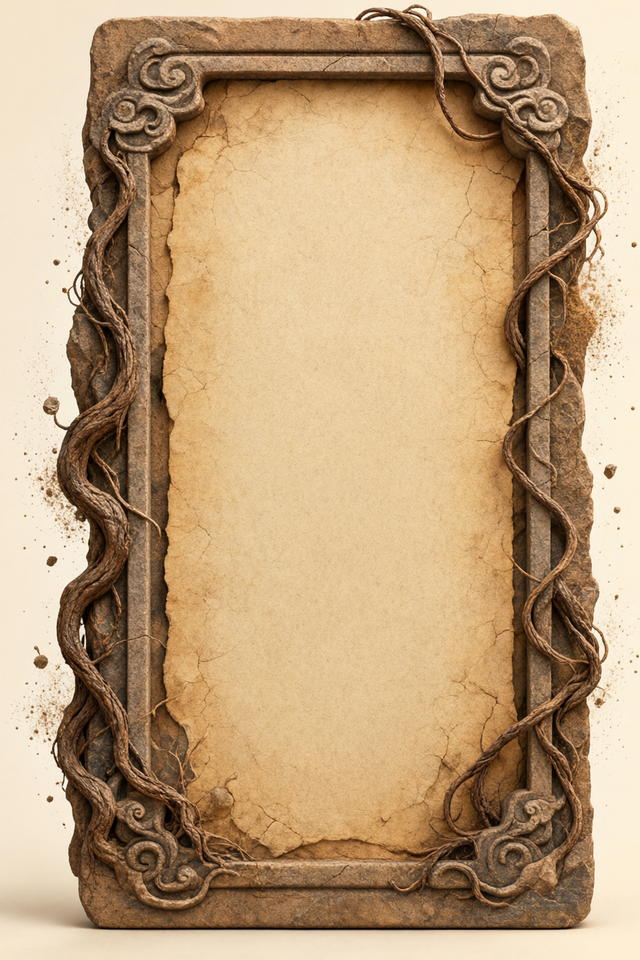
#> input picture tools/talisman_card_src/talisman_card_earth.png, 640 x 960 px
$ python prep_god_altar_v2.py --src talisman_card_src/talisman_card_earth.png
#> lines starting #> are read from the running program, lines starting #| are printed output that depends on the picture; after the words box and inside, x2 and y2 are one past the last pixel; in counts of white or black regions, pixels touching at a corner belong together
"""铸神祭坛立绘 v2（2026-11-13）

旧版（prep_god_altar_art.py::_altar）是从一张庭院实景里裁出来的，靠**椭圆羽化**
把底座周围的地砖渐隐 —— 实机看就是一圈白灰雾边 + 底部没抠干净的地面。

v2 改成：以旧图为设计母本重绘（纯色背景）→ 从边框做连通泛洪 → 真剪影 +
软边 + 去背景色溢色，不再用椭圆遮罩。

用法：
  python tools/prep_god_altar_v2.py --src <重绘图.png> [--out 输出.png]
"""
import argparse
import os
import sys

import numpy as np
from PIL import Image, ImageDraw, ImageFilter

sys.stdout.reconfigure(encoding="utf-8")

ROOT = os.path.dirname(os.path.dirname(os.path.abspath(__file__)))
DEFAULT_OUT = os.path.join(ROOT, "assets/scenes/world/god_altar.png")
BACKUP = os.path.join(ROOT, ".scratch/god_altar/god_altar_before.png")


def key_out(im: Image.Image, t0: float, t1: float) -> Image.Image:
    rgb = np.asarray(im.convert("RGB")).astype(np.float32)
    h, w = rgb.shape[:2]
    # 背景色：边框一圈的中位数（背景是纯色，中位数比均值抗溢出）
    ring = np.concatenate([
        rgb[0:3].reshape(-1, 3), rgb[h - 3:h].reshape(-1, 3),
        rgb[:, 0:3].reshape(-1, 3), rgb[:, w - 3:w].reshape(-1, 3)])
    bg = np.median(ring, axis=0)
    # 切比雪夫距离：三通道任一偏离都算，抗「背景渐变到暗红」
    d = np.abs(rgb - bg).max(axis=2)

    bg_like = (d < t0).astype(np.uint8) * 255
    m = Image.fromarray(bg_like, "L").copy()
    for x in range(w):
        for y in (0, h - 1):
            if m.getpixel((x, y)) == 255:
                ImageDraw.floodfill(m, (x, y), 128)
    for y in range(h):
        for x in (0, w - 1):
            if m.getpixel((x, y)) == 255:
                ImageDraw.floodfill(m, (x, y), 128)
    outside = np.asarray(m) == 128          # 与边框连通的背景
    inside_bg = (np.asarray(m) == 255)      # 被主体包住的同色区（比如晶柱里的暗红）→ 保留

    # 软边：距离在 [t0, t1] 之间给半透明，只对紧贴轮廓的一圈生效
    soft = np.clip((d - t0) / max(t1 - t0, 1e-3), 0.0, 1.0)
    alpha = np.where(outside, 0.0, 1.0).astype(np.float32)
    near = np.asarray(
        Image.fromarray((outside * 255).astype(np.uint8), "L")
        .filter(ImageFilter.MaxFilter(5))) > 0
    alpha = np.where(near & ~outside, soft, alpha)
    alpha = np.where(inside_bg, 1.0, alpha)

    a = Image.fromarray((alpha * 255).astype(np.uint8), "L")
    # 去孤立噪点 + 1px 羽化（只动 alpha，不动颜色）
    a = a.filter(ImageFilter.MinFilter(3)).filter(ImageFilter.GaussianBlur(0.7))
    alpha = np.asarray(a).astype(np.float32) / 255.0

    # 去溢色：边缘像素把背景色成分减掉，免得留一圈红边
    a3 = alpha[..., None]
    fg = (rgb - (1.0 - a3) * bg) / np.maximum(a3, 1e-3)
    fg = np.clip(fg, 0, 255)

    # 贴着轮廓的「背景色碎屑」：石头底边常夹着几个没被泛洪吃到的背景色像素
    # （放大看是一排亮红点）。凡是**颜色还是背景色**、又紧挨着透明区的，一律清掉。
    near_out = np.asarray(
        Image.fromarray((outside * 255).astype(np.uint8), "L")
        .filter(ImageFilter.MaxFilter(9))) > 0
    # 判据一：颜色还是背景色；判据二：红得发亮（背景红和火焰边缘都这样，
    # 石台/金链/粉晶都到不了 «r - max(g,b) > 90» 这档）
    redness = rgb[..., 0] - np.maximum(rgb[..., 1], rgb[..., 2])
    speckle = ((d < t0) | (redness > 90.0)) & near_out
    alpha = np.where(speckle, 0.0, alpha)
    out = np.dstack([fg, alpha * 255.0]).astype(np.uint8)
    return Image.fromarray(out, "RGBA")


def neutralize_base_rim(im: Image.Image, keep: float = 0.85) -> Image.Image:
    """台基底边那圈「暖红反光」：AI 出图在石头缝里带了一圈红，
    放大看不见、缩到 170px 实机尺寸就成了一圈红边。
    只处理**下半部分 + 贴着透明轮廓 3px + 暖红但不亮**的像素，
    把它们按亮度去色（不删，免得在石头上开洞）；火焰边缘（够亮 / g 高）不碰。"""
    arr = np.asarray(im).astype(np.float32)
    h, w = arr.shape[:2]
    a = arr[..., 3]
    zero = (a < 8)
    near = np.asarray(
        Image.fromarray((zero * 255).astype(np.uint8), "L")
        .filter(ImageFilter.MaxFilter(7))) > 0
    rgb = arr[..., :3]
    red = rgb[..., 0] - np.maximum(rgb[..., 1], rgb[..., 2])
    yy = np.arange(h)[:, None] * np.ones((1, w), bool)
    # 台基缝里的红不一定贴着外轮廓（夹在石头缝里），所以不要求 near；
    # 用「g 低」把火焰排掉：火焰 g≈140+，缝里的红 g≈90
    mask = (yy > h * 0.45) & (red > 55.0) & (rgb[..., 0] < 235.0)         & (rgb[..., 1] < 130.0)
    gray = (0.299 * rgb[..., 0] + 0.587 * rgb[..., 1] + 0.114 * rgb[..., 2])[..., None]
    rgb_new = np.where(mask[..., None], rgb * (1.0 - keep) + gray * keep, rgb)
    arr[..., :3] = np.clip(rgb_new, 0, 255)
    return Image.fromarray(arr.astype(np.uint8), "RGBA")


def drop_bottom_shadow(im: Image.Image, band: float = 0.10) -> Image.Image:
    """AI 出图底部常拖一层贴地灰雾。只削「低饱和 + 暗」的像素，
    石台台阶本身有明确轮廓、色相偏青灰，用饱和度/亮度两个条件能分开。"""
    arr = np.asarray(im).astype(np.float32)
    h = arr.shape[0]
    top = int(h * (1.0 - band))
    rgb = arr[..., :3] / 255.0
    mx = rgb.max(axis=2)
    mn = rgb.min(axis=2)
    sat = np.where(mx > 1e-4, (mx - mn) / np.maximum(mx, 1e-4), 0.0)
    dark = mx < 0.62
    grayish = sat < 0.10
    mask = np.zeros((h, arr.shape[1]), bool)
    mask[top:] = True
    kill = mask & dark & grayish
    arr[..., 3] = np.where(kill, 0.0, arr[..., 3])
    return Image.fromarray(np.clip(arr, 0, 255).astype(np.uint8), "RGBA")


def main() -> None:
    ap = argparse.ArgumentParser()
    ap.add_argument("--src", required=True)
    ap.add_argument("--out", default=DEFAULT_OUT)
    ap.add_argument("--t0", type=float, default=34.0)
    ap.add_argument("--t1", type=float, default=78.0)
    ap.add_argument("--shadow-band", type=float, default=0.10)
    ap.add_argument("--size", type=int, default=512)
    args = ap.parse_args()

    im = Image.open(args.src).convert("RGBA")
    keyed = key_out(im, args.t0, args.t1)
#> in key_out, `bg = np.median(ring, axis=0)`: bg = [247, 232, 210]
#> in key_out, `bg_like = (d < t0).astype(np.uint8) * 255`:
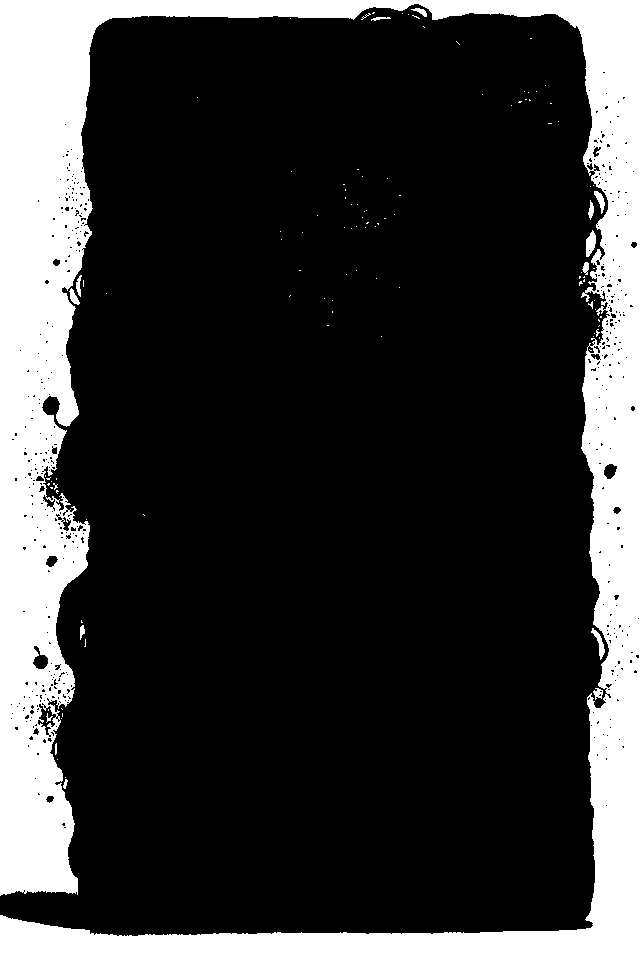
#> bg_like: shape (960, 640); 21.9% white; 114 white regions (99 under 20 px), largest, box (x1, y1, x2, y2) and area: (0, 0, 640, 960) 133242, (586, 230, 596, 257) 182, (591, 628, 605, 660) 149
#> after the loop in key_out, `for x in range(w):`:
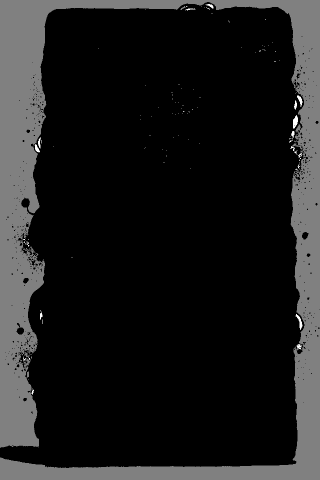
#> m: PIL image 640x960 L (shown at 1/2 size); min 0, max 255, mean 28.3
    keyed = drop_bottom_shadow(keyed, args.shadow_band)
    keyed = neutralize_base_rim(keyed)
#> in neutralize_base_rim, `gray = (0.299 * rgb[..., 0] + 0.587 * rgb[..., 1] + 0.114 * rgb[..., 2..`:
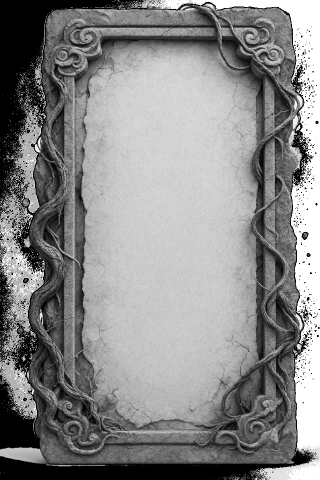
#> gray: shape (960, 640, 1) float32 (shown at 1/2 size); min 0, max 255, mean 137.3
#> in neutralize_base_rim, `arr[..., :3] = np.clip(rgb_new, 0, 255)`:
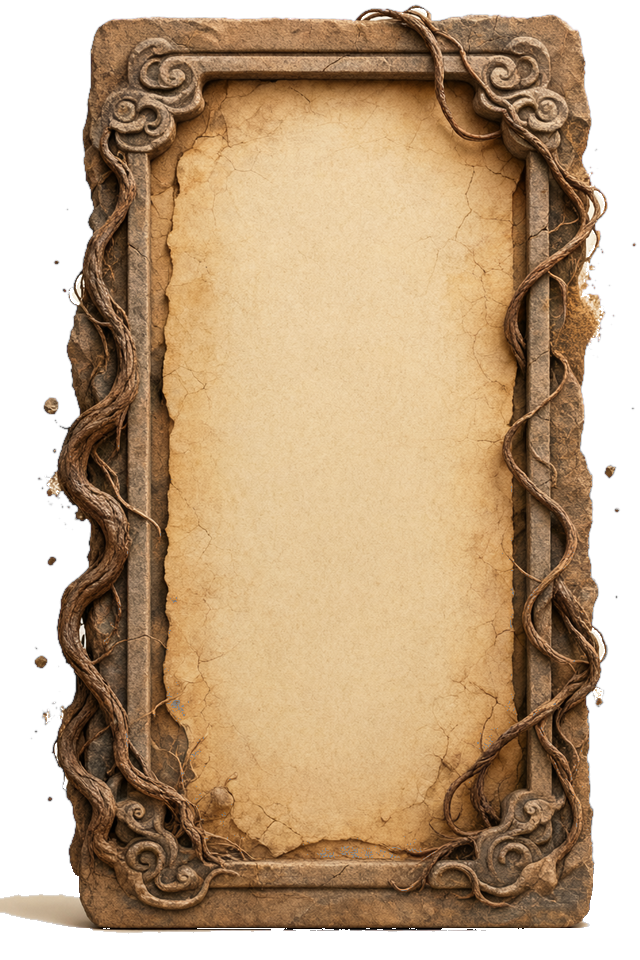
#> arr: shape (960, 640, 4) float32; mean R, G, B, A 153.3, 135.5, 105.7, 196.3; transparent parts drawn white

    bbox = keyed.getchannel("A").point(lambda v: 255 if v > 8 else 0).getbbox()
#> bbox = (0, 4, 637, 934)
    keyed = keyed.crop(bbox)
    side_w, side_h = keyed.size
    # 左右 6%、上下 4% 留白，再按高度缩到目标尺寸
    pad_x = int(side_w * 0.06)
    pad_y = int(side_h * 0.04)
    canvas = Image.new("RGBA", (side_w + 2 * pad_x, side_h + 2 * pad_y), (0, 0, 0, 0))
#> canvas: PIL image 713x1004 RGBA; every value is 0
    canvas.paste(keyed, (pad_x, pad_y), keyed)
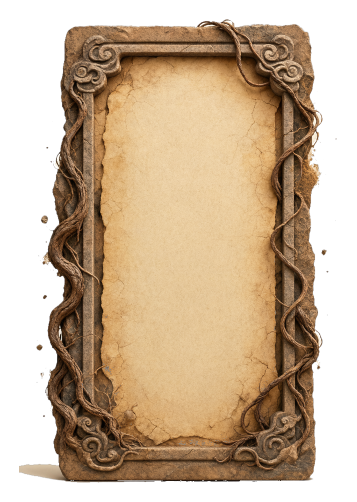
#> canvas: PIL image 713x1004 RGBA (shown at 1/2 size); mean R, G, B, A 113, 90.4, 64.2, 167.4; transparent parts drawn white
    scale = args.size / canvas.height
    canvas = canvas.resize(
        (max(1, round(canvas.width * scale)), args.size), Image.LANCZOS)
#> canvas: PIL image 364x512 RGBA

    os.makedirs(os.path.dirname(args.out), exist_ok=True)
    if os.path.abspath(args.out) == os.path.abspath(DEFAULT_OUT):
        os.makedirs(os.path.dirname(BACKUP), exist_ok=True)
        if os.path.exists(args.out) and not os.path.exists(BACKUP):
            Image.open(args.out).save(BACKUP)
            print("旧图已备份 →", BACKUP)
    canvas.save(args.out)
    a = np.asarray(canvas.getchannel("A"))
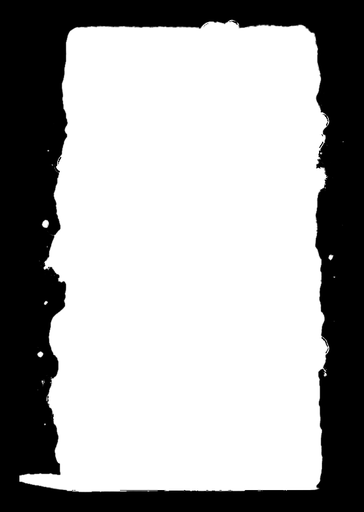
#> a: shape (512, 364); min 0, max 255, mean 167.4
    print("输出", args.out, canvas.size)
#| 输出 assets/scenes/world/god_altar.png (364, 512)
    print("alpha：全透明 %.1f%% / 半透明 %.1f%% / 不透明 %.1f%%" % (
        100 * (a == 0).mean(), 100 * ((a > 0) & (a < 250)).mean(),
        100 * (a >= 250).mean()))
#| alpha：全透明 32.5% / 半透明 2.6% / 不透明 64.9%


if __name__ == "__main__":
    main()

$ run again, on tools/talisman_card_src/talisman_card_metal.png
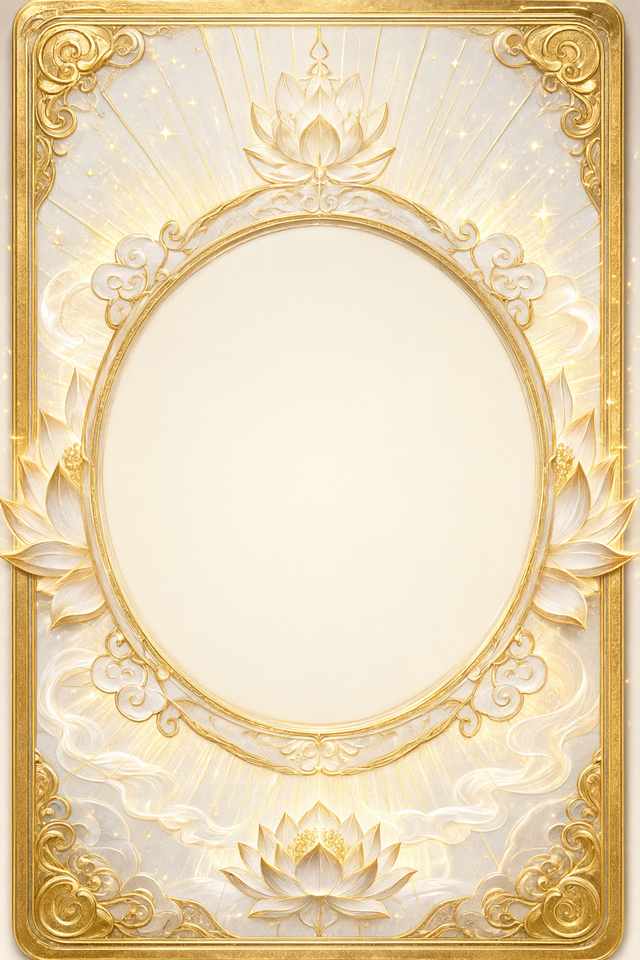
#> input picture tools/talisman_card_src/talisman_card_metal.png, 640 x 960 px
#> bg = [237, 220, 197]
#> in key_out, `bg_like = (d < t0).astype(np.uint8) * 255`:
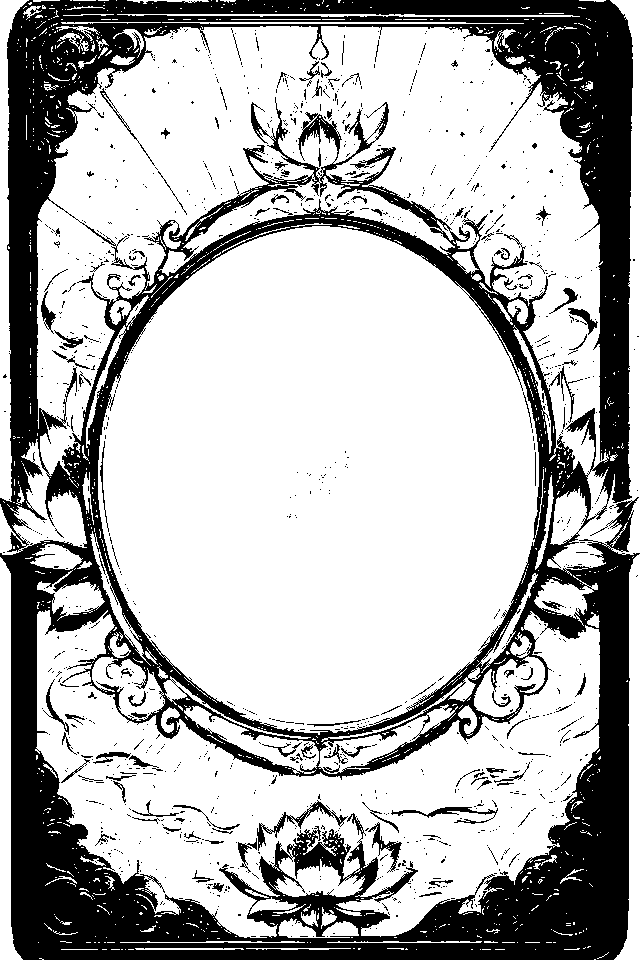
#> bg_like: shape (960, 640); 70.5% white; 1167 black regions (1049 under 20 px), largest, box (x1, y1, x2, y2) and area: (0, 0, 640, 960) 170147, (257, 800, 348, 851) 614, (391, 807, 498, 824) 457
#> outside: shape (960, 640) bool; 3.3% white; 20 white regions (10 under 20 px), largest, box (x1, y1, x2, y2) and area: (610, 0, 640, 555) 5701, (0, 0, 29, 502) 4884, (614, 554, 640, 960) 4594
#> inside_bg: shape (960, 640) bool; 67.2% white; 1156 black regions (1038 under 20 px), largest, box (x1, y1, x2, y2) and area: (0, 0, 640, 960) 190576, (257, 800, 348, 851) 614, (391, 807, 498, 824) 457
#> near_out: shape (960, 640) bool; 5% white; 9 white regions, largest, box (x1, y1, x2, y2) and area: (575, 0, 640, 960) 14998, (0, 0, 64, 960) 14444, (123, 0, 240, 8) 743
#> speckle: shape (960, 640) bool; 3.3% white; 52 white regions (41 under 20 px), largest, box (x1, y1, x2, y2) and area: (607, 0, 640, 555) 5731, (0, 0, 29, 502) 4884, (614, 554, 640, 960) 4594
#> dark: shape (960, 640) bool; 3.7% white; 807 white regions (739 under 20 px), largest, box (x1, y1, x2, y2) and area: (519, 0, 640, 466) 6162, (0, 0, 30, 437) 3928, (610, 555, 640, 960) 2827
#> grayish: shape (960, 640) bool; 19.5% white; 3212 white regions (2949 under 20 px), largest, box (x1, y1, x2, y2) and area: (186, 334, 449, 665) 46692, (608, 0, 640, 550) 5491, (0, 0, 30, 499) 4560
#> kill: shape (960, 640) bool; 0.15% white; 4 white regions (2 under 20 px), largest, box (x1, y1, x2, y2) and area: (612, 864, 632, 960) 485, (7, 864, 25, 960) 432
#> zero: shape (960, 640) bool; 3.6% white; 39 white regions (30 under 20 px), largest, box (x1, y1, x2, y2) and area: (607, 0, 640, 960) 11223, (0, 0, 60, 503) 5342, (0, 556, 25, 960) 4631
#> mask: shape (960, 640) bool; 0.16% white in thin lines or dots, all inside (x1, y1, x2, y2) = (0, 433, 634, 960)
#> in neutralize_base_rim, `gray = (0.299 * rgb[..., 0] + 0.587 * rgb[..., 1] + 0.114 * rgb[..., 2..`:
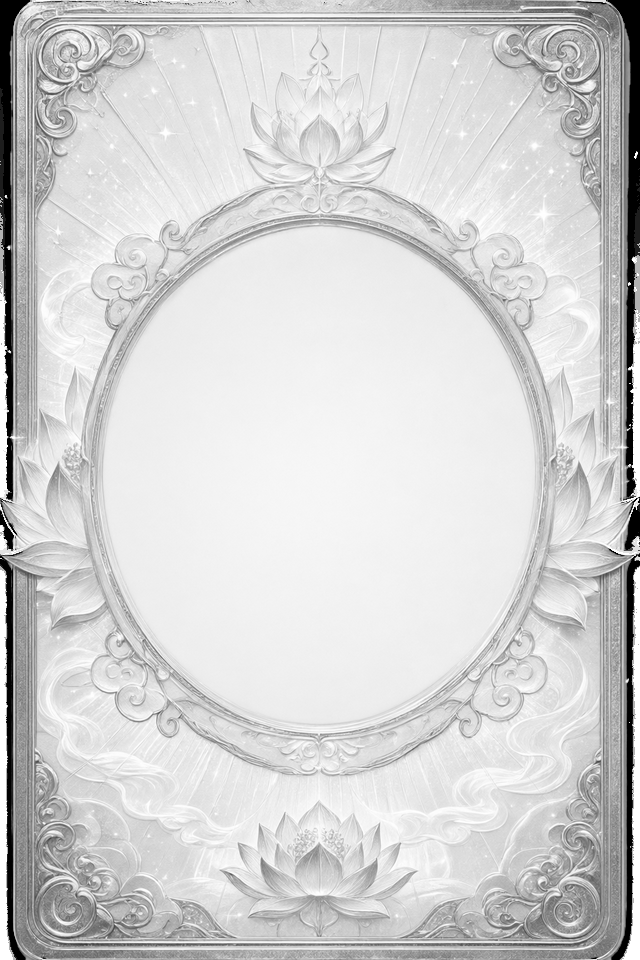
#> gray: shape (960, 640, 1) float32; min 0, max 255, mean 210.9
#> bbox = (0, 0, 634, 960)
#| 输出 assets/scenes/world/god_altar.png (351, 512)
#| alpha：全透明 18.6% / 半透明 2.1% / 不透明 79.3%
